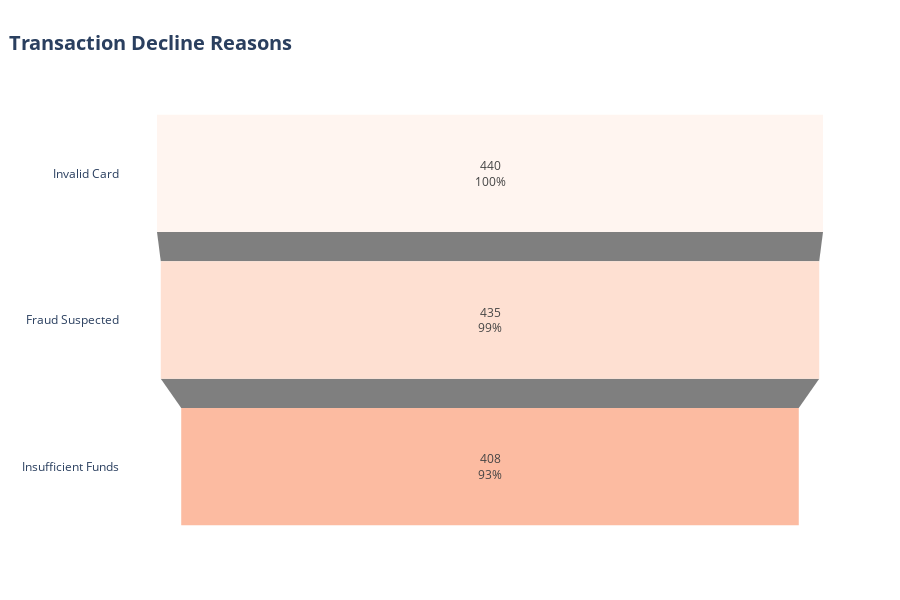

Source (notebook cell):
### Markdown cell above
### Decline Reasons Funnel

### Code cell
decline_reasons_funnel_query = """
    SELECT decline_reason, SUM(declined_count) as total_declines 
    FROM gold.analytics_transaction_decline_analysis 
    GROUP BY decline_reason 
    ORDER BY total_declines DESC
"""

decline_reasons_funnel_df = fetch_data(decline_reasons_funnel_query)

fig = go.Figure(
    go.Funnel(
        y=decline_reasons_funnel_df['decline_reason'],
        x=decline_reasons_funnel_df['total_declines'],
        textinfo="value+percent initial",
        textposition="inside",
        marker=dict(color=px.colors.sequential.Reds),
        hovertemplate='<b>%{y}</b><br>Declines: %{x:,}<extra></extra>'
    )
)

fig.update_layout(
    title=dict(
        text="Transaction Decline Reasons",
        x=0.01,
        font=dict(size=20, weight="bold")
    ),
    height=600,
    plot_bgcolor="white",
    paper_bgcolor="white",
    margin=dict(t=100, l=120, r=40, b=60)
)

fig.show()

### Figure 1 — Plotly figure (JSON) as saved in the notebook; plotly's stock layout.template omitted (floating-point values rounded to 4 significant figures)
{"data": [{"hovertemplate": "<b>%{y}</b><br>Declines: %{x:,}<extra></extra>", "marker": {"color": ["rgb(255,245,240)", "rgb(254,224,210)", "rgb(252,187,161)", "rgb(252,146,114)", "rgb(251,106,74)", "rgb(239,59,44)", "rgb(203,24,29)", "rgb(165,15,21)", "rgb(103,0,13)"]}, "textinfo": "value+percent initial", "textposition": "inside", "type": "funnel", "x": [440.0, 435.0, 408.0], "y": ["Invalid Card", "Fraud Suspected", "Insufficient Funds"]}], "layout": {"height": 600, "margin": {"b": 60, "l": 120, "r": 40, "t": 100}, "paper_bgcolor": "white", "plot_bgcolor": "white", "title": {"font": {"size": 20, "weight": "bold"}, "text": "Transaction Decline Reasons", "x": 0.01}}}
